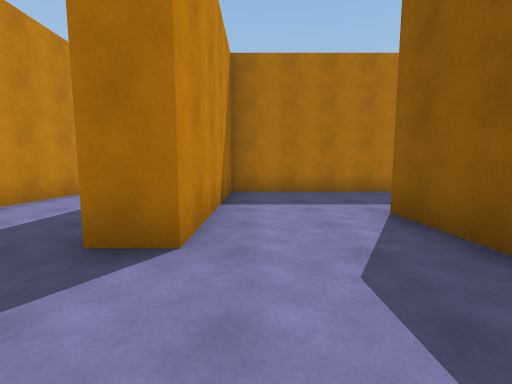
[1] (above)

22 first-person views from a walk through a scene from a Unity 3-D project. The camera is 1.4 m above the floor, tilts 6° down and sees 90° across. The floor is counted in squares, 2 m on a side. Each view is taken from the middle of a square. On the plan, view 1 faces up. The plan holds only what a view shows up to about 9 squares ahead; the rest is blank. The place goes on beyond the plan. Surface patterns are stand-ins for the level's own textures.

[2]
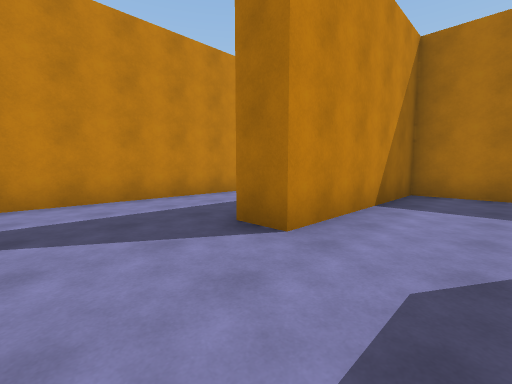

[3]
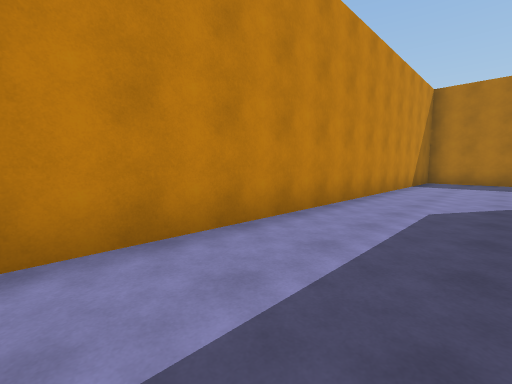

[4]
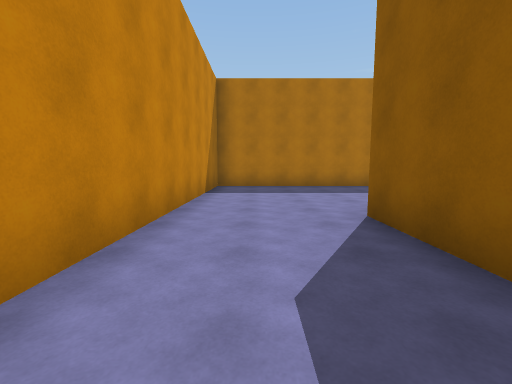

[5]
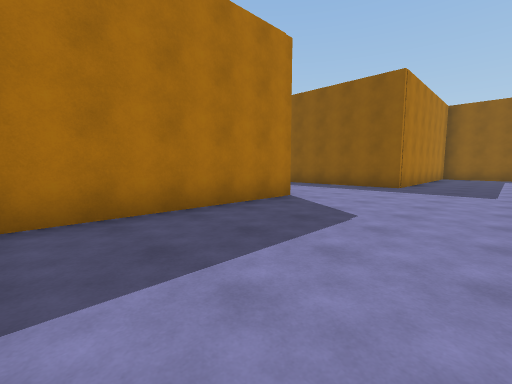

[6]
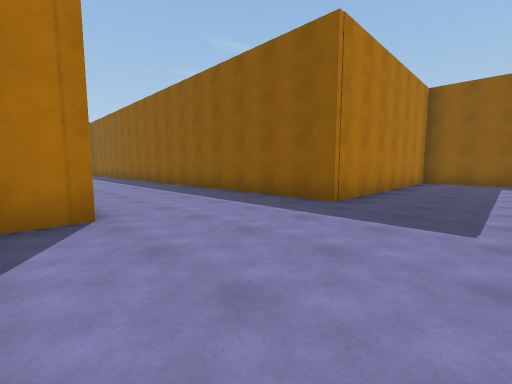

[7]
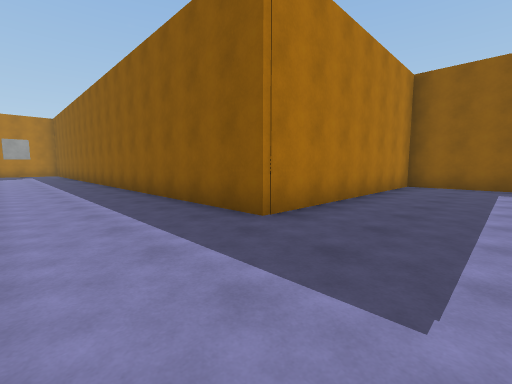

[8]
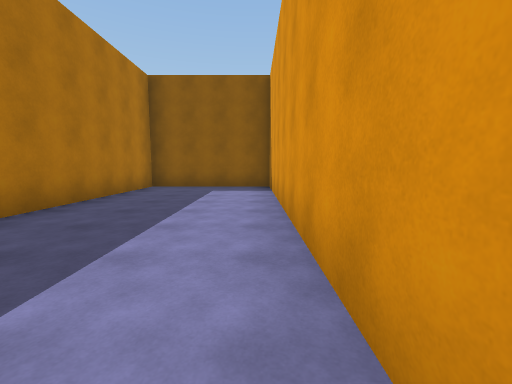

[9]
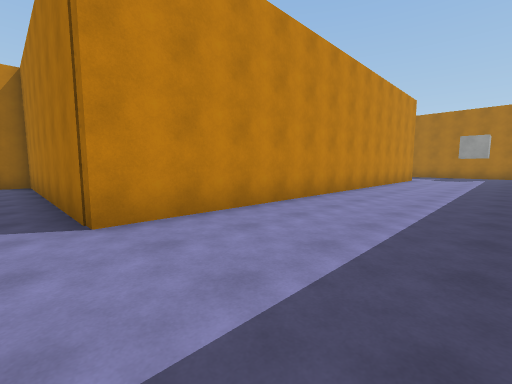

[10]
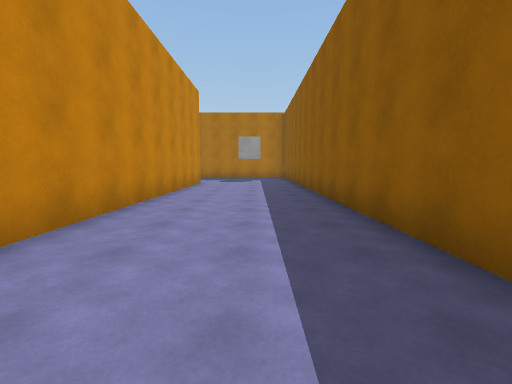

[11]
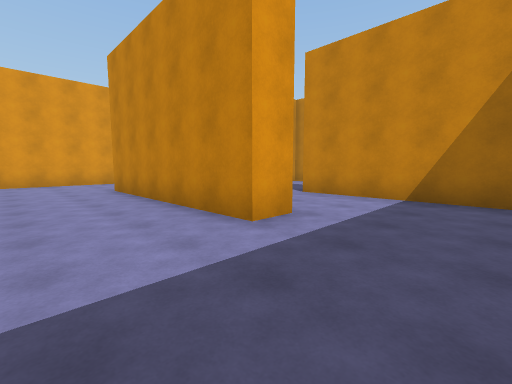

[12]
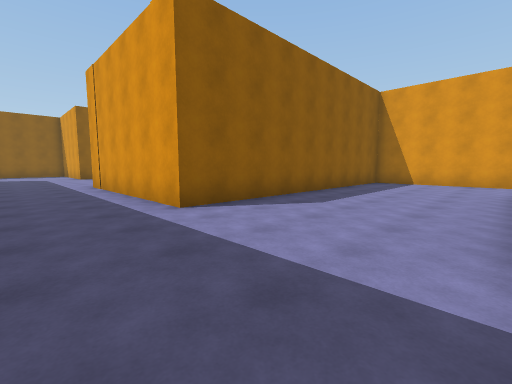

[13]
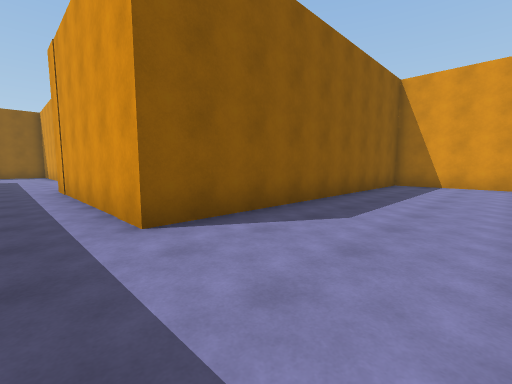

[14]
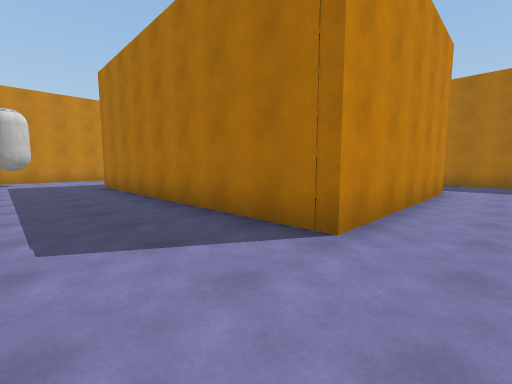

[15]
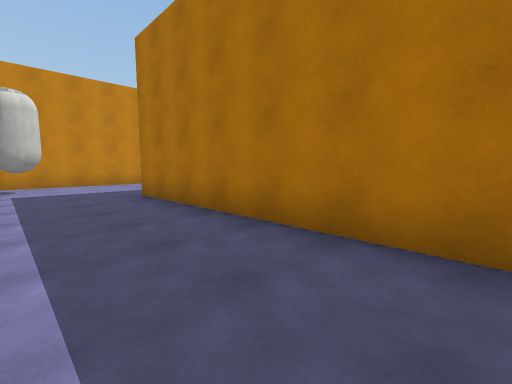

[16]
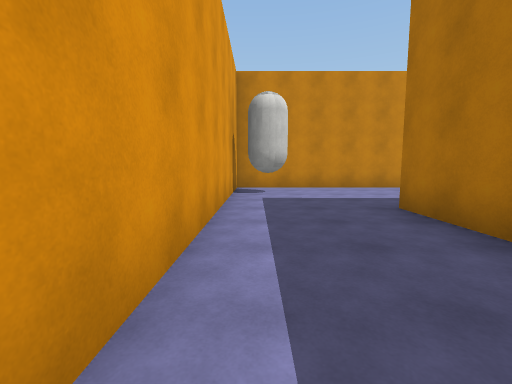

[17]
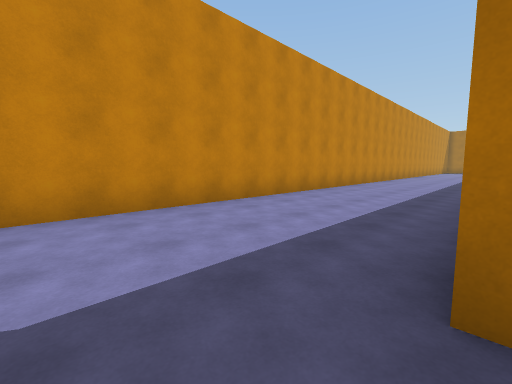

[18]
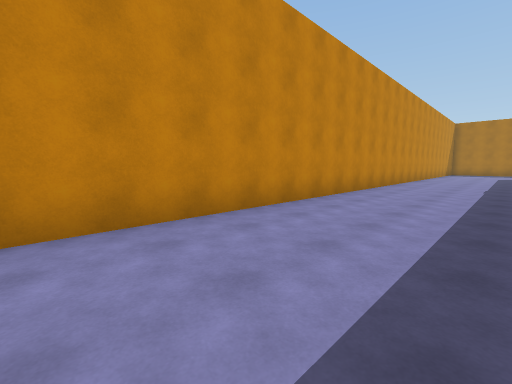

[19]
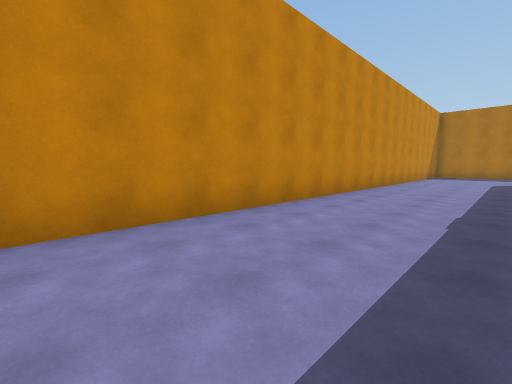

[20]
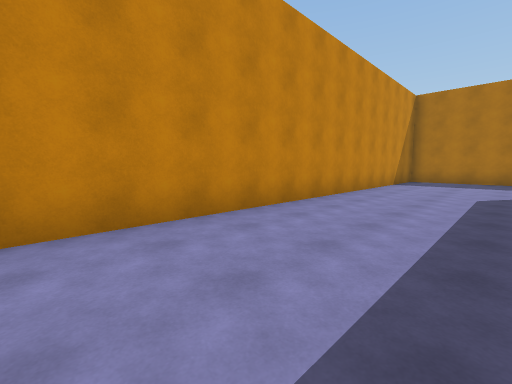

[21]
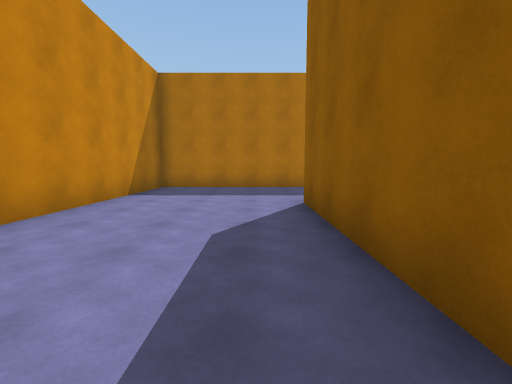

[22]
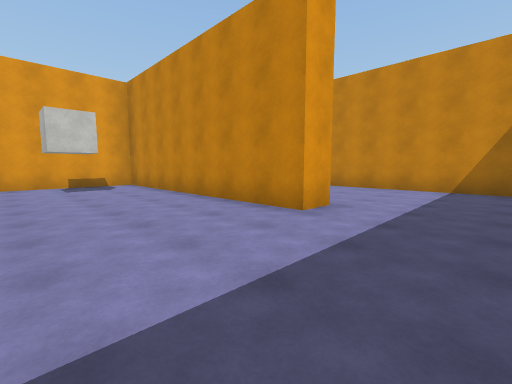

### Floor plan
Points are (right, up) in squares from view 1. A wall is a line through its corners. A room is listed if a view was taken in it or the views show most of it. See-through windows are left out.
Room 1 (views 1, 2, 3, 4, 5, 6, 7, 8, 9, 10)
walls: (5.4, 7.6) (13.3, 7.6) (13.3, 11.4) (6.5, 11.4) (6.5, 24); (-1.5, 5.5) (-1.5, 7.5); (-0.6, 2.1) (-1.5, 2.1); (2.8, 24) (2.8, 12.6) (-4.3, 12.6) (-4.3, -0.1)
ways out: opening at (0.5, 3) to room 2
Room 2 (views 11, 12, 13, 14, 15, 16, 17, 18, 19, 20, 21, 22)
walls: (4.1, 6.7) (-0.6, 6.7) (-0.6, 2.1); (2, 1.9) (2, 3.7) (2.8, 3.7) (2.8, -1.7) (-5.2, -1.7); (2.8, -4.6) (6.8, -4.6) (6.8, 3.9) (12.4, 3.9); (-5.1, 16.8) (-5.1, 20.7) (-4.3, 20.7) (-4.3, 13.5) (-0.9, 13.5); (-4.4, 24.1) (-9, 24.1) (-9, -4.6) (-1.5, -4.6)
ways out: opening at (0.5, 3) to room 1; opening at (12.5, 5.5)
objects: white capsule (-8, -4)

Positions as (right, up) in squares from view 1, and headings:
1: (0, 0), facing up
2: (1, 0), facing up-left
3: (-2, 1), facing up-left
4: (-3, 4), facing up
5: (-2, 9), facing up-right
6: (2, 9), facing up-right
7: (4, 9), facing up-right
8: (5, 8), facing right
9: (6, 12), facing up-left
10: (5, 15), facing up
11: (5, 6), facing down-left
12: (3, 6), facing down-right
13: (4, 5), facing down-right
14: (4, -4), facing up-left
15: (1, -4), facing up-left
16: (-1, -4), facing left
17: (-5, -3), facing up-left
18: (-6, 2), facing up-left
19: (-6, 7), facing up-left
20: (-6, 12), facing up-left
21: (-6, 16), facing up
22: (-1, 23), facing down-left
